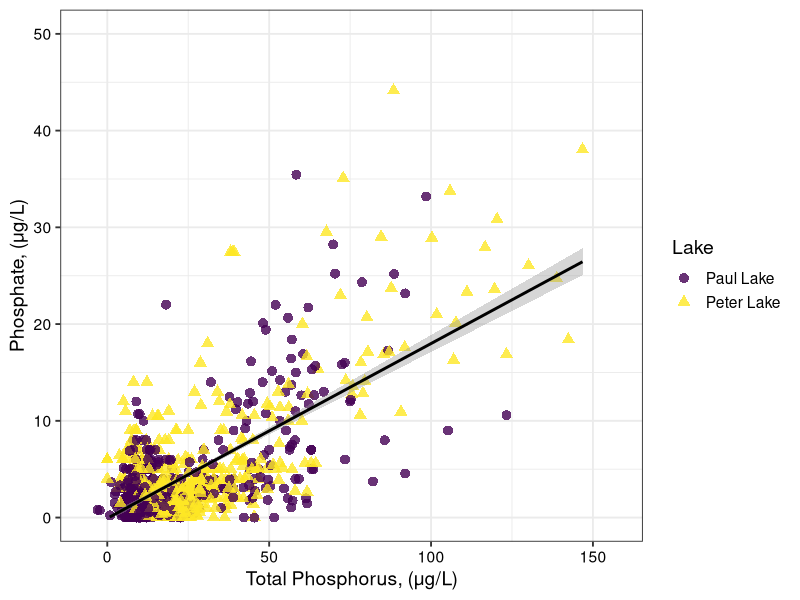
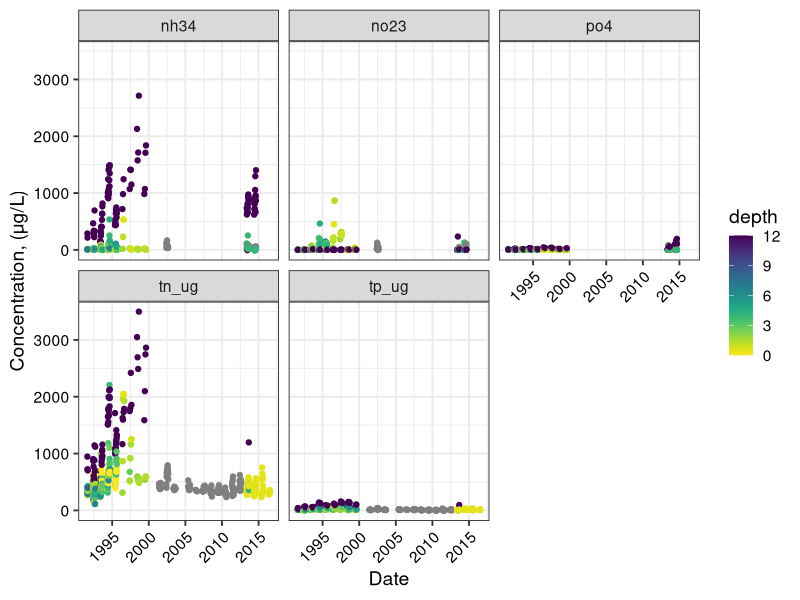
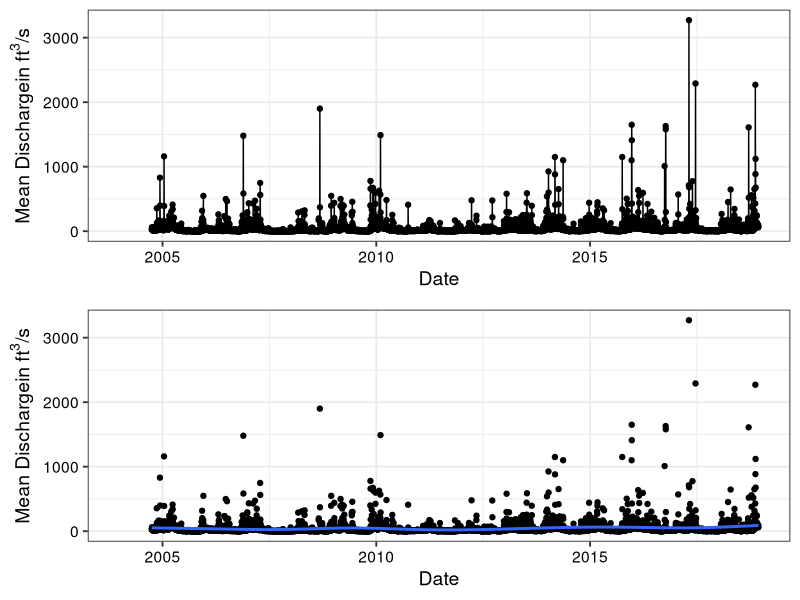
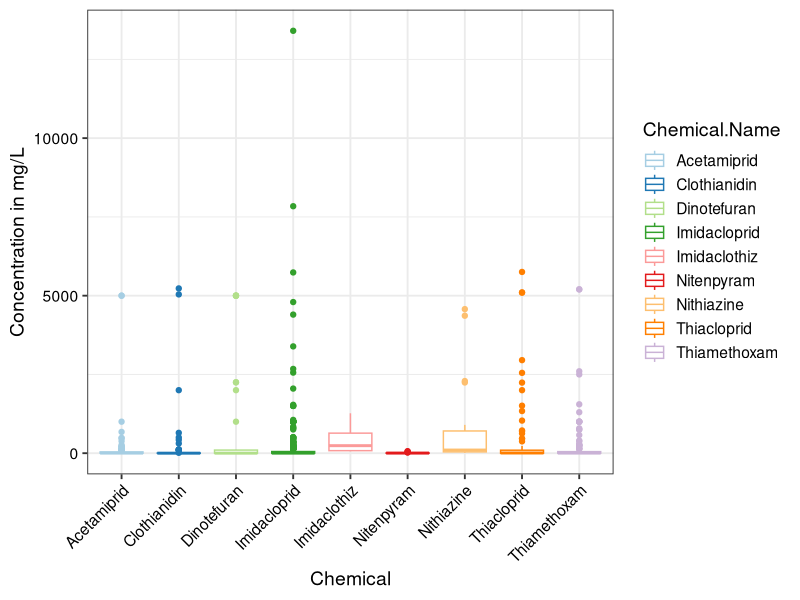

R code for these plots, in order:
## ---- chunk 1
#1
getwd()
suppressMessages(library(tidyverse))
suppressMessages(library(viridis))
suppressMessages(library(RColorBrewer))
suppressMessages(library(gridExtra))

PeterPaul.chem.nutrients <- read.csv("./Data/Processed/NTL-LTER_Lake_Chemistry_Nutrients_PeterPaul_Processed.csv")
PeterPaul.nutrients.gathered <- read.csv("./Data/Processed/NTL-LTER_Lake_Nutrients_PeterPaulGathered_Processed.csv")
Ecotox <- read.csv("./Data/Raw/ECOTOX_Neonicotinoids_Mortality_raw.csv")
USGS <- read.csv("./Data/Raw/USGS_Site02085000_Flow_Raw.csv")

#2
USGS$datetime <- as.Date(USGS$datetime, format = "%m/%d/%y")
USGS$datetime <- format(USGS$datetime, "%y%m%d")
create.early.dates <- (function(d) {
       paste0(ifelse(d > 181231,"19","20"),d)
       })
USGS$datetime <- create.early.dates(USGS$datetime)
USGS$datetime <- as.Date(USGS$datetime, format = "%Y%m%d")

class(PeterPaul.chem.nutrients$sampledate)
PeterPaul.chem.nutrients$sampledate <- as.Date(PeterPaul.chem.nutrients$sampledate, format = "%Y-%m-%d")
class(PeterPaul.nutrients.gathered$sampledate)
PeterPaul.nutrients.gathered$sampledate <- as.Date(PeterPaul.nutrients.gathered$sampledate, format="%Y-%m-%d")

## ---- chunk 2
#3
Rachel_theme <- theme_bw(base_size = 14) +
  theme(axis.text = element_text(color = "black"), 
        legend.position = "right")
theme_set(Rachel_theme)

## ---- chunk 3
#4
#the pdf won't print mu, so it is in my code, but will not print on graphs


TP_PO4 <- ggplot(PeterPaul.chem.nutrients, aes(x=tp_ug, y=po4)) +
  geom_point(alpha = 0.8, size = 3, aes(color = lakename, shape = lakename)) +
  labs(x="Total Phosphorus, (\U003BCg/L)", y = "Phosphate, (\U003BCg/L)", shape = "Lake", color = "Lake") +
  ylim(0, 50) +
  geom_smooth(method = lm, color="black") +
  scale_color_viridis(discrete = TRUE)
print(TP_PO4)
## ---- chunk 4
#5
#the pdf won't print mu, so it is in my code, but will not print on graphs
labs <- c("Ammonium", "Nitrate", "Phosphorus", "Total N", "Total P")
levels(PeterPaul.nutrients.gathered$nutrient) <- labs
CON_DATE <- 
  ggplot(subset(PeterPaul.nutrients.gathered, lakename =="Peter Lake"), aes(x = sampledate, y = concentration, color = depth)) +
  geom_point(aes(color = depth)) +
  facet_wrap(vars(nutrient)) +
  scale_x_date(limits = as.Date(c("1991-8-13", "2016-7-18")), date_breaks = "5 years", date_labels = "%Y") +
  xlab("Date") +
  ylab("Concentration, (\U003BCg/L)") +
  theme(axis.text.x = element_text(angle = 45,  hjust = 1)) +
  scale_color_viridis(option = "viridis", direction = -1)
print(CON_DATE)
## ---- chunk 5
#6
colnames(USGS) <- c("agency_cd", "site_no", "datetime", 
                              "discharge.max", "discharge.max.approval", 
                              "discharge.min", "discharge.min.approval", 
                              "discharge.mean", "discharge.mean.approval", 
                              "gage.height.max", "gage.height.max.approval", 
                              "gage.height.min", "gage.height.min.approval", 
                              "gage.height.mean", "gage.height.mean.approval")

USGSplot <- 
  ggplot(USGS, aes(x = datetime, y = discharge.mean)) +
  geom_point() +
  ylab(expression("Mean Discharge" * "in ft"^3* "/s")) +
  xlab("Date") +
  xlim(as.Date("2004-01-01"),as.Date("2018-12-09")) +
  geom_line()


USGSplot2 <- 
  ggplot(USGS, aes(x = datetime, y = discharge.mean)) +
  geom_point() +
  ylab(expression("Mean Discharge" * "in ft"^3* "/s")) +
  xlab("Date") +
  xlim(as.Date("2004-01-01"),as.Date("2018-12-09")) +
  geom_smooth()



grid.arrange(USGSplot, USGSplot2)

## ---- chunk 6
#7 

Ecoplot <- 
  ggplot(Ecotox, aes(x = Chemical.Name, y = Conc..Mean..Std., color = Chemical.Name)) + 
  geom_boxplot(position = "dodge2") +
  scale_color_brewer(palette = "Paired") +
  theme(axis.text.x = element_text(angle = 45,  hjust = 1)) +
  labs(x = "Chemical", y = "Concentration in mg/L")
print(Ecoplot)
